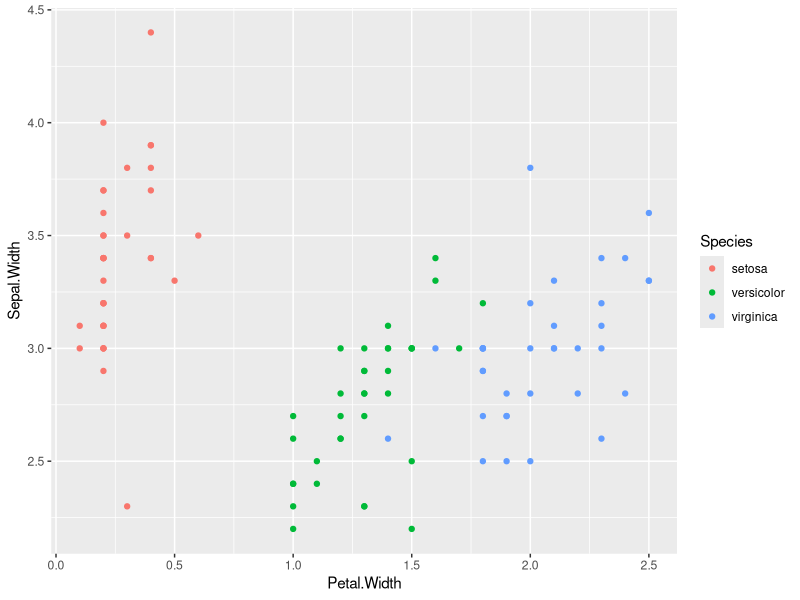

The R source for this figure:
#libraries
library(caret)
library(ggplot2)
library(rpart)

#load data & basic info
data(iris)
names(iris)
table(iris$Species)

#split data & basic info
inTrain <- createDataPartition(y=iris$Species,
                               p=0.7, list=FALSE)
training <- iris[inTrain,]
testing <- iris[-inTrain,]
dim(training)
dim(testing)

#eda
qplot(Petal.Width,Sepal.Width,colour=Species,data=training)

#fit/train model
modFit <- train(Species ~ .,method="rpart",data=training)
print(modFit$finalModel)

#predict data
predict(modFit, newdata = testing)

#confusionMatrix accuracy etc
confusionMatrix(testing$Species, predict(modFit, newdata = testing))
